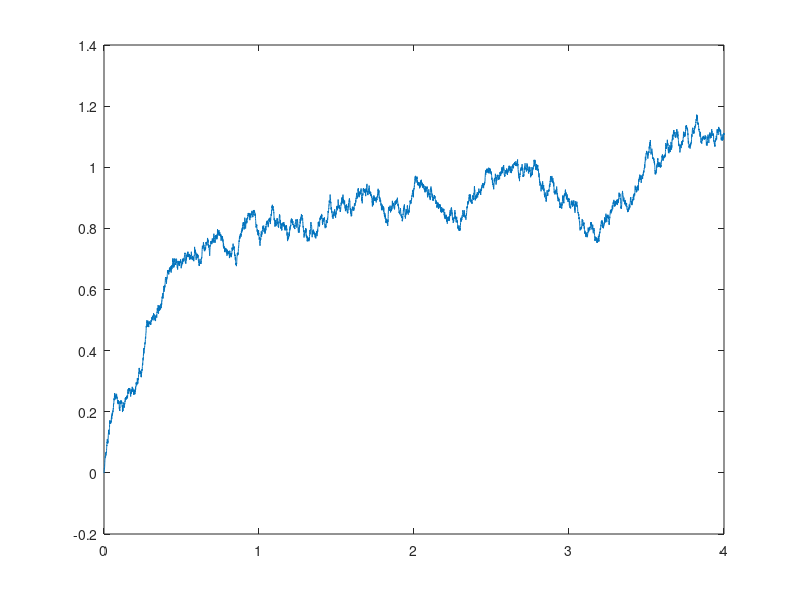

Here is the MATLAB script that generated this plot:
%ou_timechange_ex.m
T=4; % final time
N=10^4; % number of steps
theta=2;mu=1;sig=0.2; % parameters
x=nan(N,1); x(1)=0;     % initial point 
h=T/(N-1); % step size
t=0:h:T;   % time
% code the right-hand side of the updating formula
f=@(z,x)(exp(-theta*h)*x+sig*sqrt((1-exp(-2*h*theta))/(2*theta))*z);
for i=2:N
     x(i)=f(randn,x(i-1));   
end
x=x+mu*(1-exp(-theta*t'));
plot(t,x)
